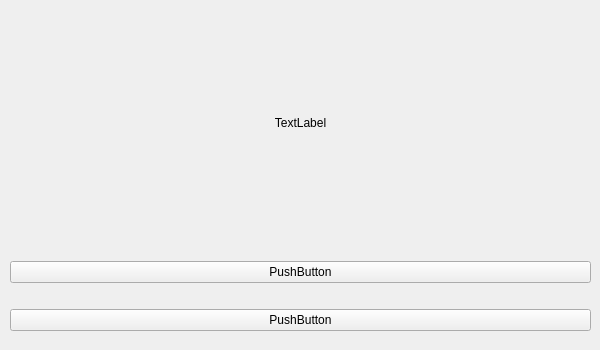
<?xml version="1.0" encoding="UTF-8"?>
<ui version="4.0">
 <class>MainWindow</class>
 <widget class="QMainWindow" name="MainWindow">
  <property name="geometry">
   <rect>
    <x>0</x>
    <y>0</y>
    <width>600</width>
    <height>350</height>
   </rect>
  </property>
  <property name="windowTitle">
   <string>Sample Qt</string>
  </property>
  <widget class="QWidget" name="centralwidget">
   <widget class="QWidget" name="verticalLayoutWidget">
    <property name="geometry">
     <rect>
      <x>10</x>
      <y>10</y>
      <width>581</width>
      <height>321</height>
     </rect>
    </property>
    <layout class="QVBoxLayout" name="verticalLayout">
     <item>
      <spacer name="verticalSpacer">
       <property name="orientation">
        <enum>Qt::Vertical</enum>
       </property>
       <property name="sizeHint" stdset="0">
        <size>
         <width>20</width>
         <height>40</height>
        </size>
       </property>
      </spacer>
     </item>
     <item>
      <widget class="QLabel" name="lbl1">
       <property name="text">
        <string>TextLabel</string>
       </property>
       <property name="alignment">
        <set>Qt::AlignCenter</set>
       </property>
      </widget>
     </item>
     <item>
      <spacer name="verticalSpacer_2">
       <property name="orientation">
        <enum>Qt::Vertical</enum>
       </property>
       <property name="sizeHint" stdset="0">
        <size>
         <width>20</width>
         <height>40</height>
        </size>
       </property>
      </spacer>
     </item>
     <item>
      <layout class="QVBoxLayout" name="verticalLayout_2">
       <item>
        <spacer name="horizontalSpacer">
         <property name="orientation">
          <enum>Qt::Horizontal</enum>
         </property>
         <property name="sizeHint" stdset="0">
          <size>
           <width>40</width>
           <height>20</height>
          </size>
         </property>
        </spacer>
       </item>
       <item>
        <widget class="QPushButton" name="pushButton_2">
         <property name="text">
          <string>PushButton</string>
         </property>
        </widget>
       </item>
       <item>
        <spacer name="horizontalSpacer_2">
         <property name="orientation">
          <enum>Qt::Horizontal</enum>
         </property>
         <property name="sizeHint" stdset="0">
          <size>
           <width>40</width>
           <height>20</height>
          </size>
         </property>
        </spacer>
       </item>
       <item>
        <widget class="QPushButton" name="pushButton">
         <property name="maximumSize">
          <size>
           <width>600</width>
           <height>350</height>
          </size>
         </property>
         <property name="text">
          <string>PushButton</string>
         </property>
        </widget>
       </item>
      </layout>
     </item>
    </layout>
   </widget>
  </widget>
 </widget>
 <resources/>
 <connections/>
</ui>
